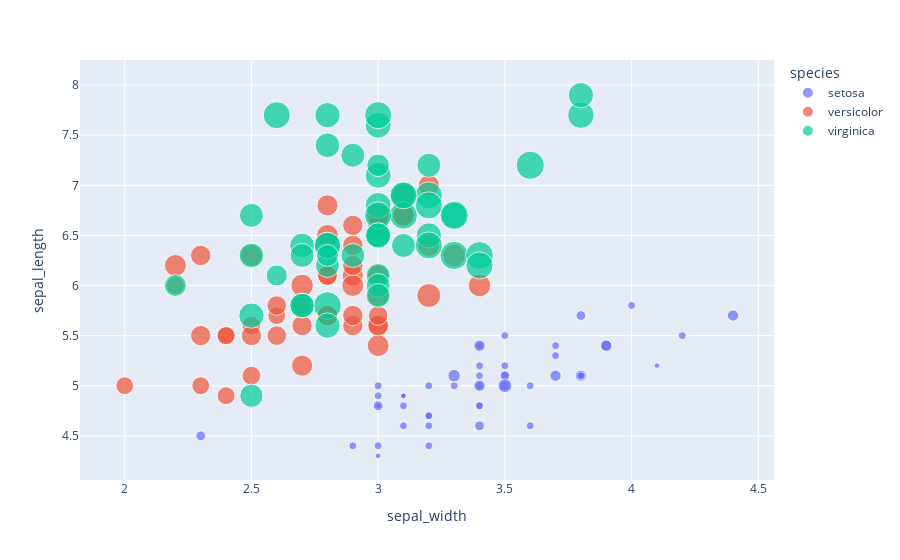

Notebook code for this chart:
### Code cell
fig = px.scatter(df_iris, x="sepal_width", y="sepal_length", color="species", size="petal_width")
fig.show()

### Figure 1 — Plotly figure (JSON) as saved in the notebook; plotly's stock layout.template omitted (floating-point values rounded to 4 significant figures)
{"data": [{"hovertemplate": "species=setosa<br>sepal_width=%{x}<br>sepal_length=%{y}<br>petal_width=%{marker.size}<extra></extra>", "legendgroup": "setosa", "marker": {"color": "#636efa", "size": [0.2, 0.2, 0.2, 0.2, 0.2, 0.4, 0.3, 0.2, 0.2, 0.1, 0.2, 0.2, 0.1, 0.1, 0.2, 0.4, 0.4, 0.3, 0.3, 0.3, 0.2, 0.4, 0.2, 0.5, 0.2, 0.2, 0.4, 0.2, 0.2, 0.2, 0.2, 0.4, 0.1, 0.2, 0.1, 0.2, 0.2, 0.1, 0.2, 0.2, 0.3, 0.3, 0.2, 0.6, 0.4, 0.3, 0.2, 0.2, 0.2, 0.2], "sizemode": "area", "sizeref": 0.00625, "symbol": "circle"}, "mode": "markers", "name": "setosa", "orientation": "v", "showlegend": true, "type": "scatter", "x": [3.5, 3, 3.2, 3.1, 3.6, 3.9, 3.4, 3.4, 2.9, 3.1, 3.7, 3.4, 3, 3, 4, 4.4, 3.9, 3.5, 3.8, 3.8, 3.4, 3.7, 3.6, 3.3, 3.4, 3, 3.4, 3.5, 3.4, 3.2, 3.1, 3.4, 4.1, 4.2, 3.1, 3.2, 3.5, 3.1, 3, 3.4, 3.5, 2.3, 3.2, 3.5, 3.8, 3, 3.8, 3.2, 3.7, 3.3], "xaxis": "x", "y": [5.1, 4.9, 4.7, 4.6, 5, 5.4, 4.6, 5, 4.4, 4.9, 5.4, 4.8, 4.8, 4.3, 5.8, 5.7, 5.4, 5.1, 5.7, 5.1, 5.4, 5.1, 4.6, 5.1, 4.8, 5, 5, 5.2, 5.2, 4.7, 4.8, 5.4, 5.2, 5.5, 4.9, 5, 5.5, 4.9, 4.4, 5.1, 5, 4.5, 4.4, 5, 5.1, 4.8, 5.1, 4.6, 5.3, 5], "yaxis": "y"}, {"hovertemplate": "species=versicolor<br>sepal_width=%{x}<br>sepal_length=%{y}<br>petal_width=%{marker.size}<extra></extra>", "legendgroup": "versicolor", "marker": {"color": "#EF553B", "size": [1.4, 1.5, 1.5, 1.3, 1.5, 1.3, 1.6, 1, 1.3, 1.4, 1, 1.5, 1, 1.4, 1.3, 1.4, 1.5, 1, 1.5, 1.1, 1.8, 1.3, 1.5, 1.2, 1.3, 1.4, 1.4, 1.7, 1.5, 1, 1.1, 1, 1.2, 1.6, 1.5, 1.6, 1.5, 1.3, 1.3, 1.3, 1.2, 1.4, 1.2, 1, 1.3, 1.2, 1.3, 1.3, 1.1, 1.3], "sizemode": "area", "sizeref": 0.00625, "symbol": "circle"}, "mode": "markers", "name": "versicolor", "orientation": "v", "showlegend": true, "type": "scatter", "x": [3.2, 3.2, 3.1, 2.3, 2.8, 2.8, 3.3, 2.4, 2.9, 2.7, 2, 3, 2.2, 2.9, 2.9, 3.1, 3, 2.7, 2.2, 2.5, 3.2, 2.8, 2.5, 2.8, 2.9, 3, 2.8, 3, 2.9, 2.6, 2.4, 2.4, 2.7, 2.7, 3, 3.4, 3.1, 2.3, 3, 2.5, 2.6, 3, 2.6, 2.3, 2.7, 3, 2.9, 2.9, 2.5, 2.8], "xaxis": "x", "y": [7, 6.4, 6.9, 5.5, 6.5, 5.7, 6.3, 4.9, 6.6, 5.2, 5, 5.9, 6, 6.1, 5.6, 6.7, 5.6, 5.8, 6.2, 5.6, 5.9, 6.1, 6.3, 6.1, 6.4, 6.6, 6.8, 6.7, 6, 5.7, 5.5, 5.5, 5.8, 6, 5.4, 6, 6.7, 6.3, 5.6, 5.5, 5.5, 6.1, 5.8, 5, 5.6, 5.7, 5.7, 6.2, 5.1, 5.7], "yaxis": "y"}, {"hovertemplate": "species=virginica<br>sepal_width=%{x}<br>sepal_length=%{y}<br>petal_width=%{marker.size}<extra></extra>", "legendgroup": "virginica", "marker": {"color": "#00cc96", "size": [2.5, 1.9, 2.1, 1.8, 2.2, 2.1, 1.7, 1.8, 1.8, 2.5, 2, 1.9, 2.1, 2, 2.4, 2.3, 1.8, 2.2, 2.3, 1.5, 2.3, 2, 2, 1.8, 2.1, 1.8, 1.8, 1.8, 2.1, 1.6, 1.9, 2, 2.2, 1.5, 1.4, 2.3, 2.4, 1.8, 1.8, 2.1, 2.4, 2.3, 1.9, 2.3, 2.5, 2.3, 1.9, 2, 2.3, 1.8], "sizemode": "area", "sizeref": 0.00625, "symbol": "circle"}, "mode": "markers", "name": "virginica", "orientation": "v", "showlegend": true, "type": "scatter", "x": [3.3, 2.7, 3, 2.9, 3, 3, 2.5, 2.9, 2.5, 3.6, 3.2, 2.7, 3, 2.5, 2.8, 3.2, 3, 3.8, 2.6, 2.2, 3.2, 2.8, 2.8, 2.7, 3.3, 3.2, 2.8, 3, 2.8, 3, 2.8, 3.8, 2.8, 2.8, 2.6, 3, 3.4, 3.1, 3, 3.1, 3.1, 3.1, 2.7, 3.2, 3.3, 3, 2.5, 3, 3.4, 3], "xaxis": "x", "y": [6.3, 5.8, 7.1, 6.3, 6.5, 7.6, 4.9, 7.3, 6.7, 7.2, 6.5, 6.4, 6.8, 5.7, 5.8, 6.4, 6.5, 7.7, 7.7, 6, 6.9, 5.6, 7.7, 6.3, 6.7, 7.2, 6.2, 6.1, 6.4, 7.2, 7.4, 7.9, 6.4, 6.3, 6.1, 7.7, 6.3, 6.4, 6, 6.9, 6.7, 6.9, 5.8, 6.8, 6.7, 6.7, 6.3, 6.5, 6.2, 5.9], "yaxis": "y"}], "layout": {"legend": {"itemsizing": "constant", "title": {"text": "species"}, "tracegroupgap": 0}, "margin": {"t": 60}, "xaxis": {"anchor": "y", "domain": [0, 1], "title": {"text": "sepal_width"}}, "yaxis": {"anchor": "x", "domain": [0, 1], "title": {"text": "sepal_length"}}}}
